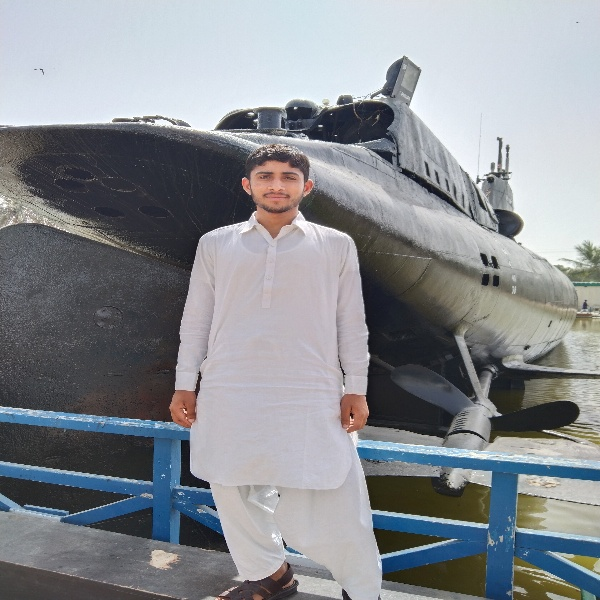
#> input picture opencv/resources/sdb.jpg, 600 x 600 px
$ jupyter execute gradient.ipynb
#> lines starting #> are read from the running program, lines starting #| are printed output that depends on the picture
[cell 1]
import cv2 as cv
import numpy as np

[cell 2]
img = cv.imread('resources/sdb.jpg',0)
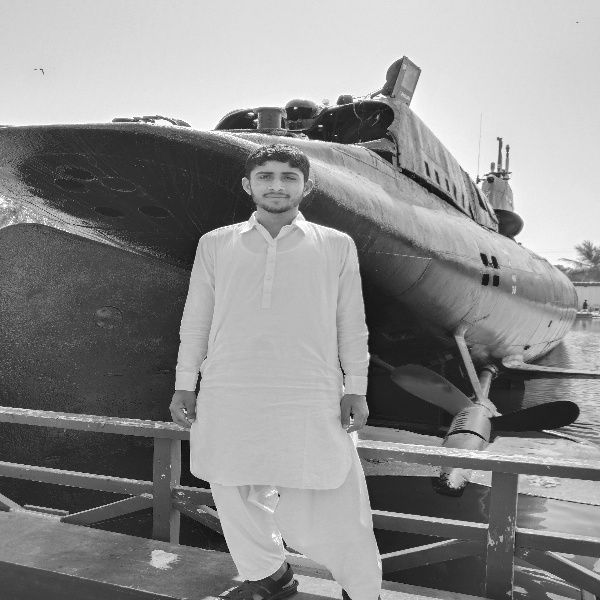
#> img: shape (600, 600); min 0, max 255, mean 140.2
cv.imshow('SDB',img)
cv.waitKey(0)
cv.destroyAllWindows()

### Laplacian Derivatives
#### paramerers(image, datatype for negative values, kernel size)

[cell 3]
laplacian = cv.Laplacian(img,cv.CV_64F)
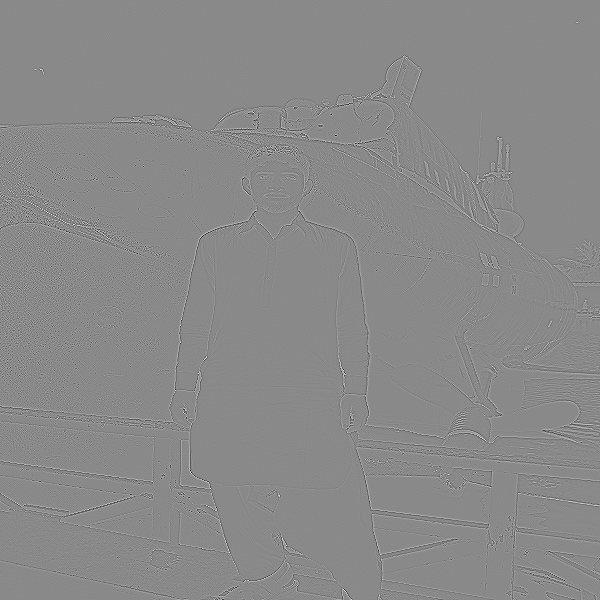
#> laplacian: shape (600, 600) float64; min -576, max 491, mean 0; drawn with min black and max white
laplacian = np.uint8(np.absolute(laplacian))
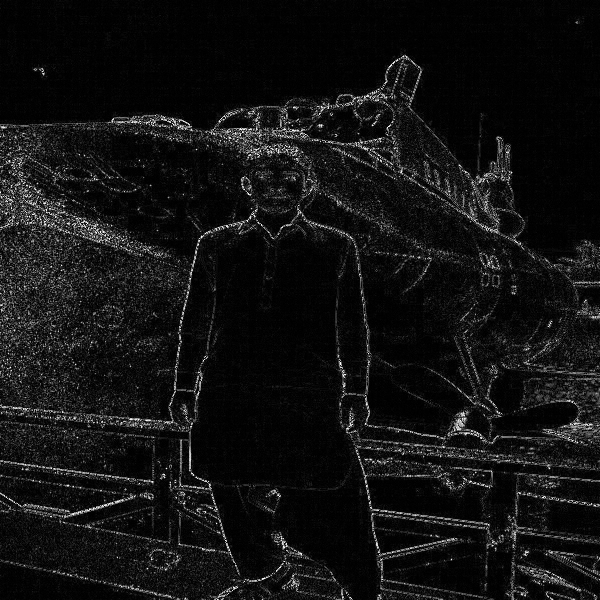
#> laplacian: shape (600, 600); min 0, max 255, mean 18.1
cv.imshow('Laplacian',laplacian)
cv.waitKey(0)
cv.destroyAllWindows()

### Sobel operation
#### It is a joint gaussian smoothing plus differentiation operation, so it is more resistant to noise
#### This is used for both x and y
#### SobelX focuses on vertical lines
#### SobelY focusses on horizontal lines
#### parameters(image,datatype for negative value, x=1,y=0,ksize)

[cell 4]
sobelX = cv.Sobel(img,cv.CV_64F,1,0)
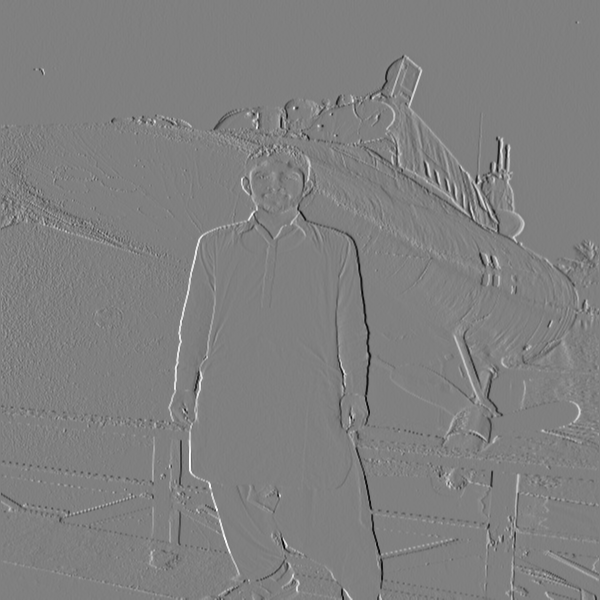
#> sobelX: shape (600, 600) float64; min -754, max 748, mean 0.8; drawn with min black and max white
sobelY = cv.Sobel(img,cv.CV_64F,0,1)
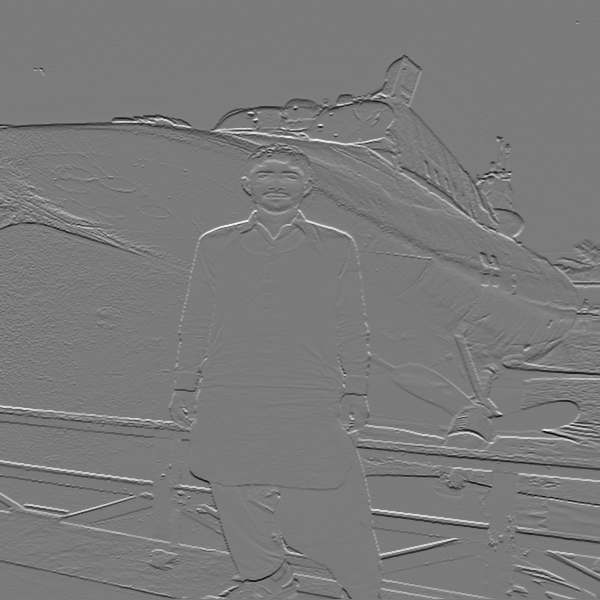
#> sobelY: shape (600, 600) float64; min -787, max 844, mean -1.5; drawn with min black and max white
sobelX = np.uint8(np.absolute(sobelX))
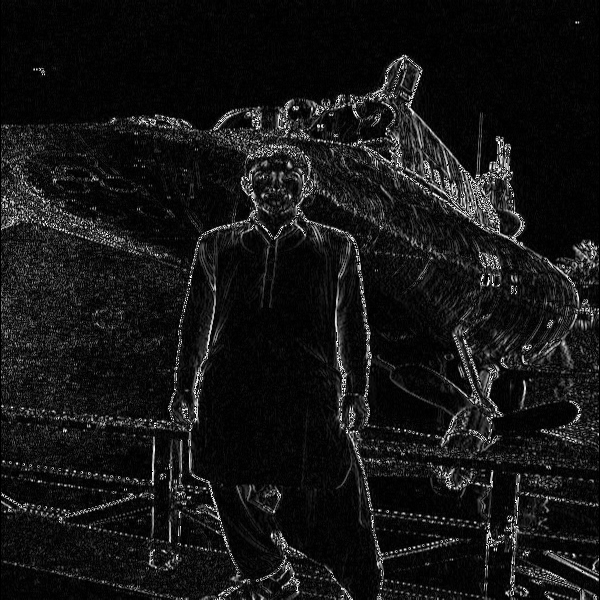
#> sobelX: shape (600, 600); min 0, max 255, mean 21.2
sobelY = np.uint8(np.absolute(sobelY))
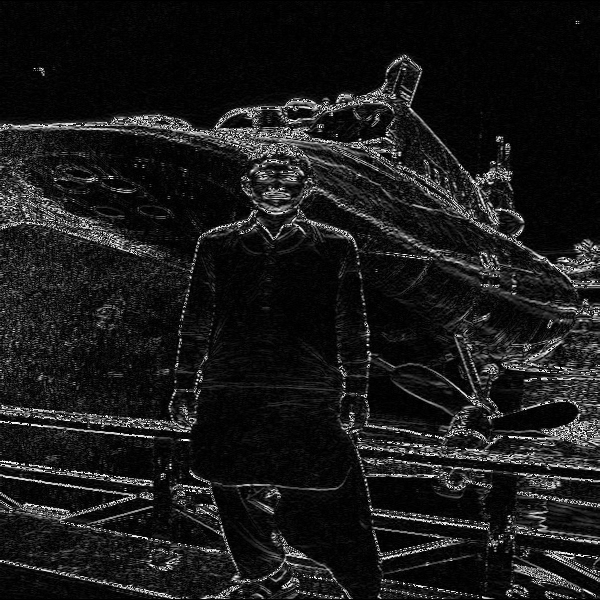
#> sobelY: shape (600, 600); min 0, max 255, mean 25.8
cv.imshow('SobelX',sobelX)
cv.imshow('SobelY',sobelY)
cv.waitKey(0)
cv.destroyAllWindows()

#### Adding both sobel images

[cell 5]
combined_sobel = cv.bitwise_or(sobelX,sobelY)
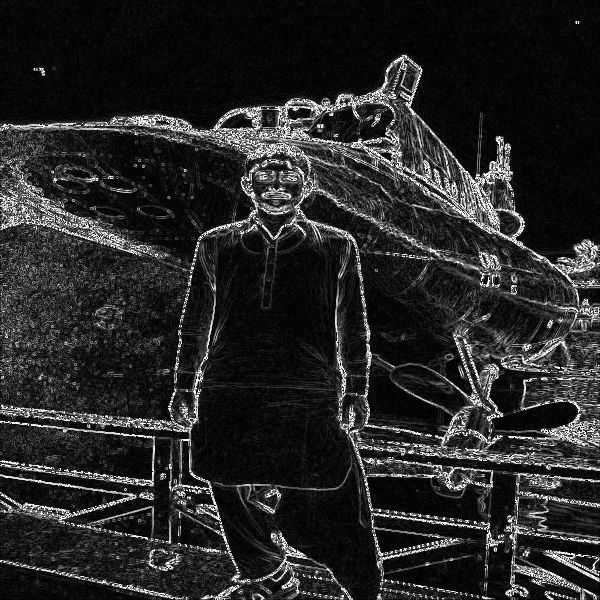
#> combined_sobel: shape (600, 600); min 0, max 255, mean 38.9
cv.imshow('Combined Sobel',combined_sobel)
cv.waitKey(0)
cv.destroyAllWindows()

$ run again, with opencv/resources/balls.jpg copied over opencv/resources/sdb.jpg
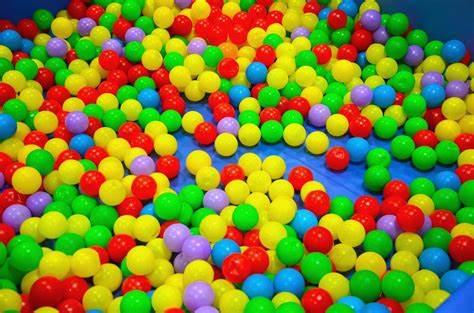
#> input picture opencv/resources/balls.jpg, 474 x 313 px
#> `img = cv.imread('resources/sdb.jpg',0)`:
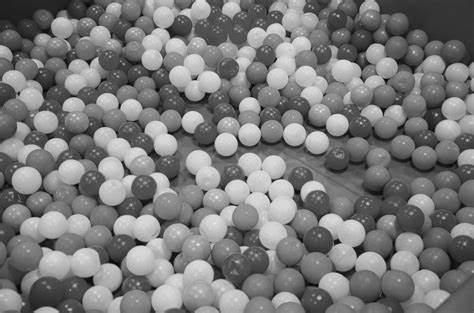
#> img: shape (313, 474); min 0, max 246, mean 121.5
#> `combined_sobel = cv.bitwise_or(sobelX,sobelY)`:
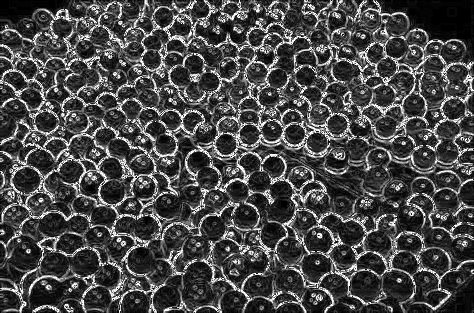
#> combined_sobel: shape (313, 474); min 0, max 255, mean 72.6
